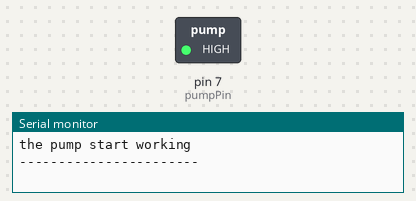
Simulated run of this sketch. Board: Arduino Uno, built with avr-gcc and run on an emulated ATmega328P. On the bench: switched loads named in the sketch (green lamp = pin HIGH), the last lines printed to the serial monitor.

Above: at 8.0 s.
At 13.5 s:
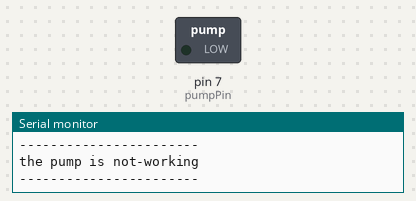
Timing chart, 0 to 19.3 s (numbered marks = the images above):
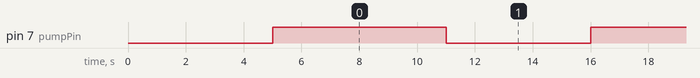

Measured:
- by itself, pin 7 (pumpPin): alternates HIGH for 6.0 s and LOW for 5.0 s

The sketch:

pumper.ino
```cpp
const int pumpPin = 7; // Define the pin number for connecting the pump relay

void setup() {
  // The setup function runs once when the Arduino is powered on or reset
  Serial.begin(9600); // Initialize serial communication at a baud rate of 9600
  pinMode(pumpPin, OUTPUT); // Set the pumpPin as an output
  delay(5000); // Pause for 5 seconds in millisecond
}

void loop() {
  // The loop function runs repeatedly as long as the Arduino is powered on

  Serial.println("the pump start working"); // Print a message to the serial monitor

  digitalWrite(pumpPin, HIGH); // Turn ON the pump by setting the pumpPin HIGH
  Serial.println("-----------------------"); // Print a separator line
  delay(6000); // Pause for 6 seconds in millisecond

  Serial.println("the pump is not-working"); // Print a message to the serial monitor
  digitalWrite(pumpPin, LOW); // Turn OFF the pump by setting the pumpPin LOW
  Serial.println("-----------------------"); // Print a separator line
  delay(5000); // Pause for 5 seconds
}
```
